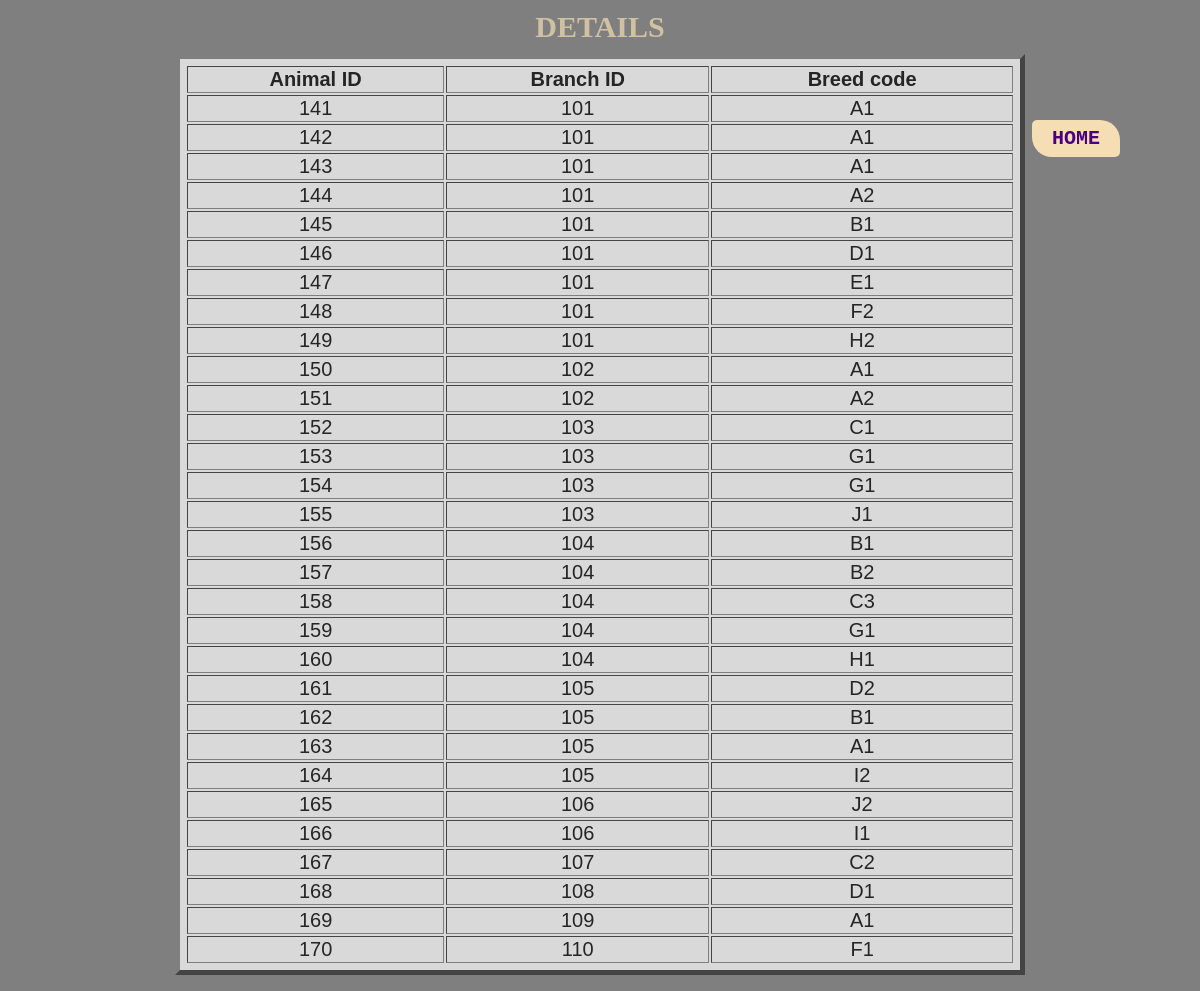
The app's page /displayan.php with its own data.
### tables this page shows
CREATE TABLE `animals` (
  `id_no` int(5) NOT NULL,
  `branch_id` int(5) DEFAULT NULL,
  `bcode` varchar(5) DEFAULT NULL
);

### displayan.php (the view, shortened to what this page needs)
<!DOCTYPE html>
<html lang="">
<head>
        <link rel="stylesheet" href="mycs.css">
</head>
<body>
    <table width=850; border="5" align="center">
    <caption><h1>DETAILS</h1></caption>
        <tr>
            <th>Animal ID</th>
            <th>Branch ID</th>
            <th>Breed code</th>
            </tr>
        <?php
            $connection = mysqli_connect('localhost','root','','pet_care_center');
            $Query = "SELECT * FROM animals";
            $Execute = mysqli_query($connection, $Query);
            while($Datarows = mysqli_fetch_array($Execute))
            {
                $id_no = $Datarows['id_no'];
                $branch_id=$Datarows['branch_id'];
                $bcode=$Datarows['bcode'];
                ?>
        <tr>
        <td><?php echo $id_no; ?></td>
        <td><?php echo $branch_id;?></td>
        <td><?php echo $bcode;?></td>
            </tr>
    <?php    } ?>
    </table>
    <h3> <a href="index.php">HOME</a></h3>
</body>
</html>

### mycs.css (style rules this page uses)
a { background-color: wheat; color:indigo; font-size: 20px; font-family: monospace; padding:7px 20px; border-radius: 5px 20px; text-decoration: none; position: absolute; right:80px; top:120px; }
h1,h2 { font-family: cursive; font-size: 30px; margin: 10px 00px ; text-decoration: none; color: wheat; }

### displayan.php (style rules this page uses)
table { padding: 5px; text-align: center; font-size: 20px; background-color: #ffffff; opacity: 0.7; }
h3 { margin-left: 75%; }
html, body { margin: 0; padding: 0; width: 100%; }
body { background:linear-gradient(rgba(0,0,0,0.5),rgba(0,0,0,0.5)), url(images/Green-Turtle-1024x768.jpg) no-repeat; background-size: cover; width: 100%; height: 100vh; display: table; font-family: sans-serif; }

### records on screen
animals: id_no "141", branch "101", bcode "A1"
animals: id_no "142", branch "101", bcode "A1"
animals: id_no "143", branch "101", bcode "A1"
animals: id_no "144", branch "101", bcode "A2"
animals: id_no "145", branch "101", bcode "B1"
animals: id_no "146", branch "101", bcode "D1"
animals: id_no "147", branch "101", bcode "E1"
animals: id_no "148", branch "101", bcode "F2"
animals: id_no "149", branch "101", bcode "H2"
animals: id_no "150", branch "102", bcode "A1"
animals: id_no "151", branch "102", bcode "A2"
animals: id_no "152", branch "103", bcode "C1"
animals: id_no "153", branch "103", bcode "G1"
animals: id_no "154", branch "103", bcode "G1"
animals: id_no "155", branch "103", bcode "J1"
animals: id_no "156", branch "104", bcode "B1"
animals: id_no "157", branch "104", bcode "B2"
animals: id_no "158", branch "104", bcode "C3"
animals: id_no "159", branch "104", bcode "G1"
animals: id_no "160", branch "104", bcode "H1"
animals: id_no "161", branch "105", bcode "D2"
animals: id_no "162", branch "105", bcode "B1"
animals: id_no "163", branch "105", bcode "A1"
animals: id_no "164", branch "105", bcode "I2"
animals: id_no "165", branch "106", bcode "J2"
animals: id_no "166", branch "106", bcode "I1"
animals: id_no "167", branch "107", bcode "C2"
animals: id_no "168", branch "108", bcode "D1"
animals: id_no "169", branch "109", bcode "A1"
animals: id_no "170", branch "110", bcode "F1"
